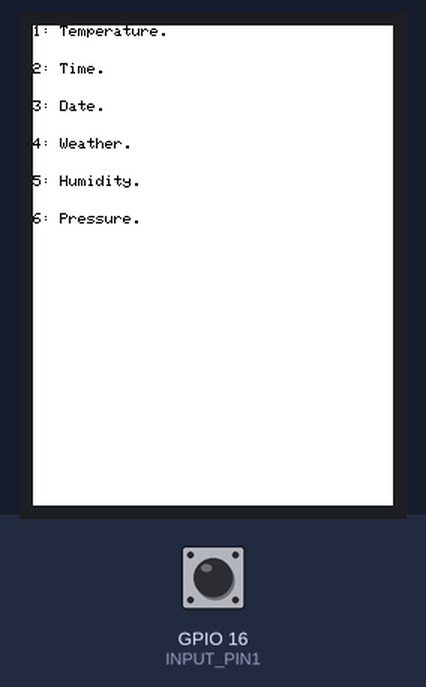
The sketch below on a simulated ESP32. On the bench: 240×320 colour display. The inputs (shaded band) are chosen by the test bench; at power-on: GPIO 16 (INPUT_PIN1) HIGH. WiFi joins after 1.5 s; servers stay silent unless stated; uploads are accepted with an empty reply; what the sketch prints to the serial monitor is not drawn.

Above: at 5.5 s.
5.6 s: GPIO 16 (INPUT_PIN1) pulled LOW for 0.15 s
At 7.5 s:
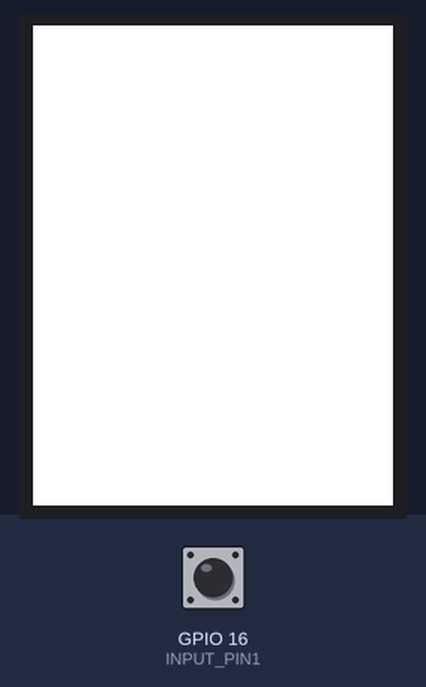
8.6 s: GPIO 16 (INPUT_PIN1) pulsed LOW 2 times (0.12 s each, 0.3 s apart)
11.8 s: GPIO 16 (INPUT_PIN1) pulsed LOW 5 times (0.12 s each, 0.3 s apart)
Timing chart, 0 to 14.8 s (numbered marks = the images above; inputs shaded):
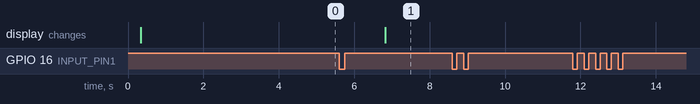

Measured:
- after the input at 5.6 s, the display: changes after 1.2 s (image 1)
- after the input at 8.6 s, every drawn part: stays the same
- after the input at 11.8 s, every drawn part: stays the same

The sketch:

WeatherApp.ino
```cpp
#include <WiFi.h> //Connect to WiFi Network
#include <TFT_eSPI.h> // Graphics and font library for ST7735 driver chip
#include <SPI.h> //Used in support of TFT Display
#include <string.h>  //used for some string handling and processing.


TFT_eSPI tft = TFT_eSPI();  //Make instance of TFT object


#define IDLE 0
#define PUSH 1
#define RELEASE 2
#define CYCLE 3


int count1=0;
uint8_t state1;


char network[] = "MIT";
char password[] = "";


const int RESPONSE_TIMEOUT = 6000;
const int GETTING_PERIOD = 2000;
const int BUTTON_TIMEOUT = 1000;
const uint16_t IN_BUFFER_SIZE = 10000;
const uint16_t OUT_BUFFER_SIZE = 10000;
char request_buffer[IN_BUFFER_SIZE];
char response_buffer[OUT_BUFFER_SIZE];
char *request_history[20];


const uint8_t INPUT_PIN1 = 16; //pin connected to button
uint8_t button1 = digitalRead(INPUT_PIN1);

unsigned long timer1;
unsigned long timer2;
uint32_t timer; //used for loop timing
const uint16_t LOOP_PERIOD = 50; //period of system

const int BUFFER_LENGTH = 200;  //size of char array we'll use for
char buffer[BUFFER_LENGTH] = {0}; //dump chars into the


void setup() {
  Serial.begin(115200);
  tft.init();
  tft.setRotation(2);
  tft.setTextSize(1);
  tft.fillScreen(TFT_WHITE);
  tft.setTextColor(TFT_BLACK, TFT_WHITE);
  Serial.begin(115200);
  delay(100);
  pinMode(INPUT_PIN1, INPUT_PULLUP);

  menu();

  state1 = IDLE;

  for(int i = 0; i < 20; i++){
    request_history[i] = "";
  }


  WiFi.begin(network, password); //attempt to connect to wifi
  uint8_t count = 0; //count used for Wifi check times
  Serial.print("Attempting to connect to ");
  Serial.println(network);
  while (WiFi.status() != WL_CONNECTED && count < 12) {
    delay(500);
    Serial.print(".");
    count++;
    }
  delay(2000);
  if (WiFi.isConnected()) { //if we connected then print our IP, Mac, and SSID we're on
    Serial.println("CONNECTED!");
    Serial.printf("%d:%d:%d:%d (%s) (%s)\n", WiFi.localIP()[3], WiFi.localIP()[2],
                  WiFi.localIP()[1], WiFi.localIP()[0],
                  WiFi.macAddress().c_str() , WiFi.SSID().c_str());
    delay(500);
    }
  else {
    //if we failed to connect just Try again.
    Serial.println("Failed to Connect :/  Going to restart");
    Serial.println(WiFi.status());
    ESP.restart(); // restart the ESP (proper way)
    }


}

void loop() {
  tft.setCursor(0,0,1);
  button1 = digitalRead(INPUT_PIN1);
  counter();

}


void menu(){
  tft.setCursor(0,0,1);
  tft.println("1: Temperature.");
  tft.setCursor(0,25,1);
  tft.println("2: Time.");
  tft.setCursor(0,50,1);
  tft.println("3: Date.");
  tft.setCursor(0,75,1);
  tft.println("4: Weather.");
  tft.setCursor(0,100,1);
  tft.println("5: Humidity.");
  tft.setCursor(0,125,1);
  tft.println("6: Pressure.");
}


void counter(){
  switch(state1){
    case IDLE:
      if (button1 == 0){
        state1 = PUSH;
        timer2 = millis();
      }
      break;

    case PUSH:
      if (button1 == 1 && millis()-timer2 > 100){
        state1 = RELEASE;
        timer2 = millis();
      }
      break;

    case RELEASE:
      timer1 = millis();
      count1 = count1 + 1;
      state1 = CYCLE;
      break;

    case CYCLE:
      if (millis() - timer1 < 1000){
        if (button1 == 0 && millis()-timer2 > 100){
          state1 = PUSH;
        }
      }
      else{
        tft.fillScreen(TFT_WHITE);
        tft.setCursor(0,5,1);
        tft.println(count1);

        if(count1 == 1){
          information("TEMP");
          }
        else if(count1 == 2){
          information("TIME");
          }
        else if(count1 == 3){
          information("DATE");
          }
        else if(count1 == 4){
          information("WEATHER");
          }
        else if(count1 == 5){
          information("HUMIDITY");
          }
        else if(count1 == 6){
          information("PRESSURE");
          }

        count1 = 0;
        state1 = IDLE;
      }
      break;
  }
}


void information(char *response_line){
  int x = 0;
  Serial.println(response_line);
  tft.fillScreen(TFT_WHITE);
  sprintf(request_buffer, "GET http://608dev-2.net/sandbox/sc/mfsyed/weatherapp/weatherapp.py?input=%s%s", response_line, " HTTP/1.1\r\n");
  strcat(request_buffer,"Host: 608dev-2.net\r\n");
  strcat(request_buffer,"\r\n"); //blank line
  do_http_GET("608dev-2.net", request_buffer, response_buffer, OUT_BUFFER_SIZE, RESPONSE_TIMEOUT,true);
  Serial.println(response_buffer);

  for (int i = 19; i > 0; i--){
    request_history[i] = request_history[i-1];
  }

  request_history[0] = new char[100];
  strcpy(request_history[0], response_buffer);

  for (int i =0; i < 20; i++){
    tft.setCursor(0,x,1);
    tft.println(request_history[i]);
    x = x + 20;
  }
}


uint8_t char_append(char* buff, char c, uint16_t buff_size) {
        int len = strlen(buff);
        if (len>buff_size) return false;
        buff[len] = c;
        buff[len+1] = '\0';
        return true;
}

void do_http_GET(char* host, char* request, char* response, uint16_t response_size, uint16_t response_timeout, uint8_t serial){
  WiFiClient client; //instantiate a client object
  if (client.connect(host, 80)) { //try to connect to host on port 80
    if (serial) Serial.print(request);//Can do one-line if statements in C without curly braces
    client.print(request);
    memset(response, 0, response_size); //Null out (0 is the value of the null terminator '\0') entire buffer
    uint32_t count = millis();
    while (client.connected()) { //while we remain connected read out data coming back
      client.readBytesUntil('\n',response,response_size);
      if (serial) Serial.println(response);
      if (strcmp(response,"\r")==0) { //found a blank line!
        break;
      }
      memset(response, 0, response_size);
      if (millis()-count>response_timeout) break;
    }
    memset(response, 0, response_size);
    count = millis();
    while (client.available()) { //read out remaining text (body of response)
      char_append(response,client.read(),OUT_BUFFER_SIZE);
    }
    if (serial) Serial.println(response);
    client.stop();
    if (serial) Serial.println("-----------");
  }else{
    if (serial) Serial.println("connection failed :/");
    if (serial) Serial.println("wait 0.5 sec...");
    client.stop();
  }
}
```
